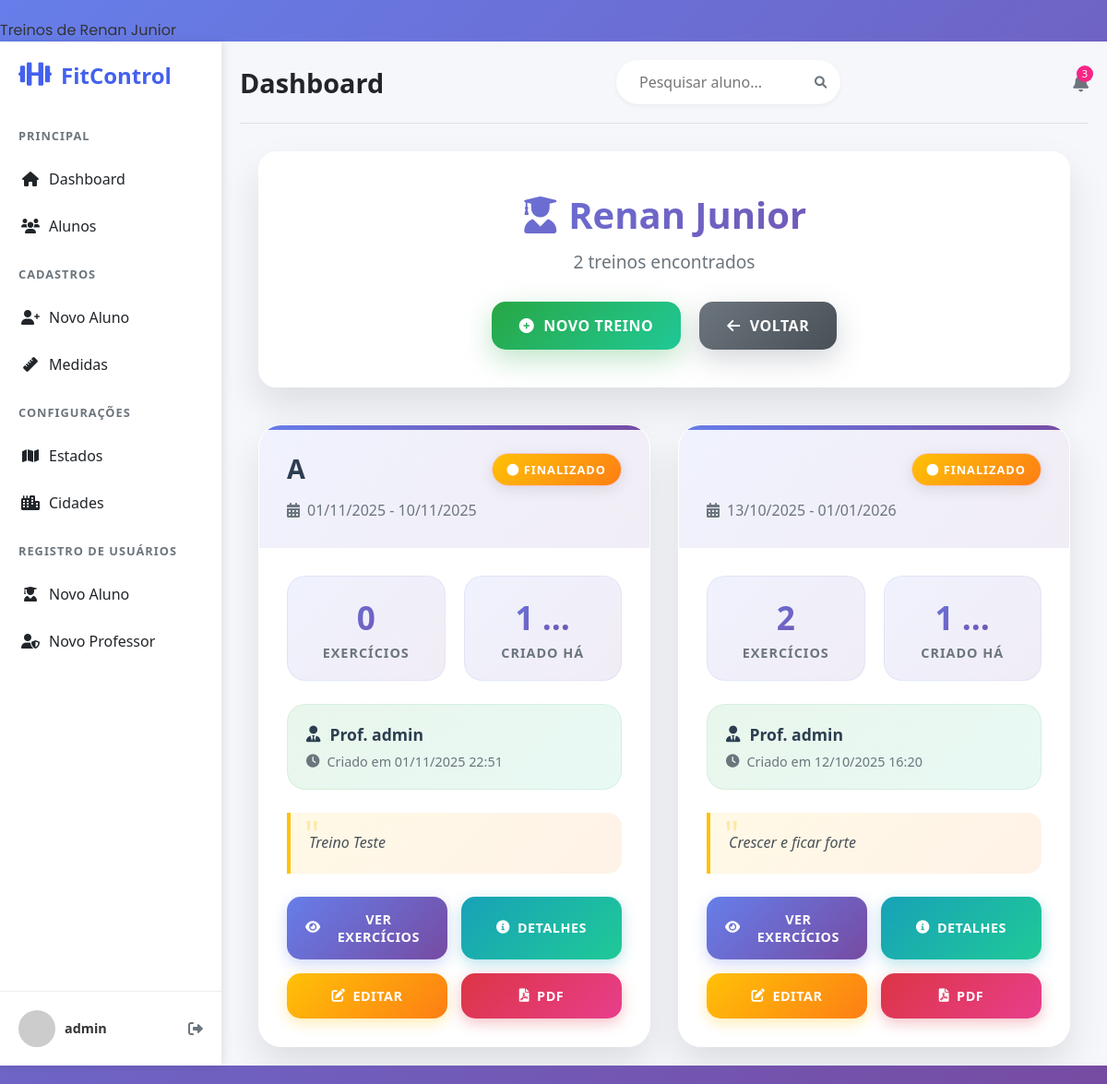
The page /treino/aluno/1/treinos/ (signed in) on the database as committed earlier.
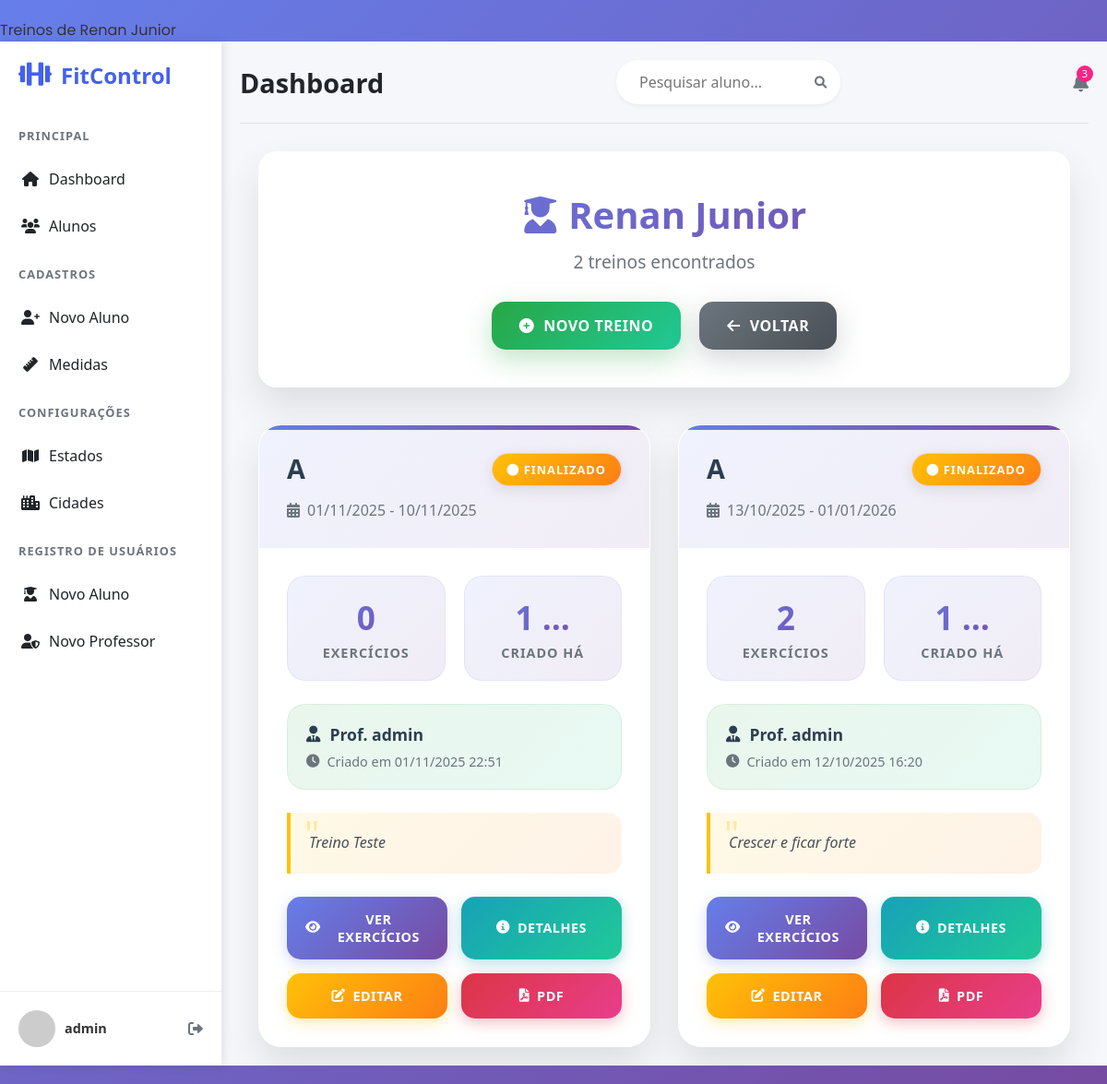
The same page on the database as committed later.
### treino/models.py (models this page shows, shortened)
class Treino(models.Model):
    aluno = models.ForeignKey(Aluno, on_delete=models.CASCADE, verbose_name="Aluno")
    nome_treino = models.CharField(max_length=100, verbose_name="Nome do Treino")
    data_inicio = models.DateField(verbose_name="Data de Início")
    data_fim = models.DateField(verbose_name="Data de Fim", null=True, blank=True)
    descricao = models.TextField(verbose_name="Descrição do Treino")
    cadastrado_em = models.DateTimeField(auto_now_add=True, verbose_name="Cadastrado em")
    cadastrado_por = models.ForeignKey('auth.User', on_delete=models.PROTECT, verbose_name="Cadastrado por", related_name='treinos_principais_cadastrados')
    class Meta:
        verbose_name = "Treino"
        verbose_name_plural = "Treinos"

### treino/views.py (the view)
# urls.py: path('aluno/<int:aluno_id>/treinos/', TreinosDoAlunoView.as_view(), name='treinos_do_aluno'),
class TreinosDoAlunoView(LoginRequiredMixin, ListView):
    model = Treino
    template_name = 'listar_treino.html'
    context_object_name = 'treinos'
    def get_queryset(self):
        aluno_id = self.kwargs['aluno_id']
        return Treino.objects.filter(aluno_id=aluno_id).select_related(
            'cadastrado_por', 'aluno'
        ).prefetch_related('exerciciotreino_set').order_by('-cadastrado_em')
    def get_context_data(self, **kwargs):
        context = super().get_context_data(**kwargs)
        aluno_id = self.kwargs['aluno_id']
        context['aluno'] = get_object_or_404(Aluno, id=aluno_id)
        return context

### treino/templates/listar_treino.html (shortened to what the changed rows need)
{% extends 'paginas/modelo.html' %}
{% load static %}
{% block extra_css %}
<link rel="stylesheet" href="{% static 'css/listar_treino.css' %}">
<link href="https://cdnjs.cloudflare.com/ajax/libs/font-awesome/6.0.0/css/all.min.css" rel="stylesheet">
{% endblock %}
{% block conteudo %}
<div class="container-treinos">
    <div class="header-treinos">
        <h1><i class="fas fa-user-graduate"></i> {{ aluno.nome }}</h1>
    </div>
    {% if treinos %}
        <div class="grid-treinos">
            {% for treino in treinos %}
            <div class="card-treino" style="animation-delay: {% widthratio forloop.counter0 1 0.1 %}s">
                <div class="card-header">
                    <div class="treino-titulo">
                        <h3 class="nome-treino">{{ treino.nome_treino }}</h3>
                        <span class="status-treino {% if not treino.data_fim %}status-ativo{% else %}status-inativo{% endif %}">
                            <i class="fas fa-circle"></i>
                            {% if not treino.data_fim %}Ativo{% else %}Finalizado{% endif %}
                        </span>
                    </div>
                    <p class="periodo-treino">
                        <i class="fas fa-calendar-alt"></i>
                        {{ treino.data_inicio|date:"d/m/Y" }}
                        {% if treino.data_fim %} - {{ treino.data_fim|date:"d/m/Y" }}{% else %} - Em andamento{% endif %}
                    </p>
                </div>
                <div class="card-body">
                    <div class="stats-treino">
                        <div class="stat-item">
                            <span class="stat-numero">{{ treino.exerciciotreino_set.count }}</span>
                            <div class="stat-label">Exercícios</div>
                        </div>
                        <div class="stat-item">
                            <span class="stat-numero">{{ treino.cadastrado_em|timesince|truncatewords:1 }}</span>
                            <div class="stat-label">Criado há</div>
                        </div>
                    </div>
                    <div class="professor-info">
                        <div class="professor-nome">
                            <i class="fas fa-user-tie"></i>
                            Prof. {{ treino.cadastrado_por.first_name|default:treino.cadastrado_por.username }}
                        </div>
                        <div class="data-criacao">
                            <i class="fas fa-clock"></i>
                            Criado em {{ treino.cadastrado_em|date:"d/m/Y H:i" }}
                        </div>
                    </div>
                    {% if treino.descricao %}
                    <div class="descricao-treino">
                        <p class="descricao-texto">{{ treino.descricao|truncatechars:120 }}</p>
                    </div>
                    {% endif %}
                    <div class="acoes-card">
                        <button onclick="toggleExercicios('{{ treino.id }}')" class="btn-acao btn-toggle">
                            <i class="fas fa-eye"></i> <span id="toggle-text-{{ treino.id }}">Ver Exercícios</span>
                        </button>
                        <a href="{% url 'detalhes_treino' treino.pk %}" class="btn-acao btn-detalhes">
                            <i class="fas fa-info-circle"></i> Detalhes
                        </a>
                        <a href="{% url 'editar_treino' treino.pk %}" class="btn-acao btn-editar">
                            <i class="fas fa-edit"></i> Editar
                        </a>
                        <a href="{% url 'exportar_treino_pdf' treino.id %}" class="btn-acao btn-pdf">
                            <i class="fas fa-file-pdf"></i> PDF
                        </a>
                    </div>
                </div>
            </div>
            {% endfor %}
        </div>
    {% endif %}
</div>
{% endblock %}

Rows that differ between the two databases and show on the page:
changed Treino "Crescer e ficar forte": nome_treino (not shown) → "A"
